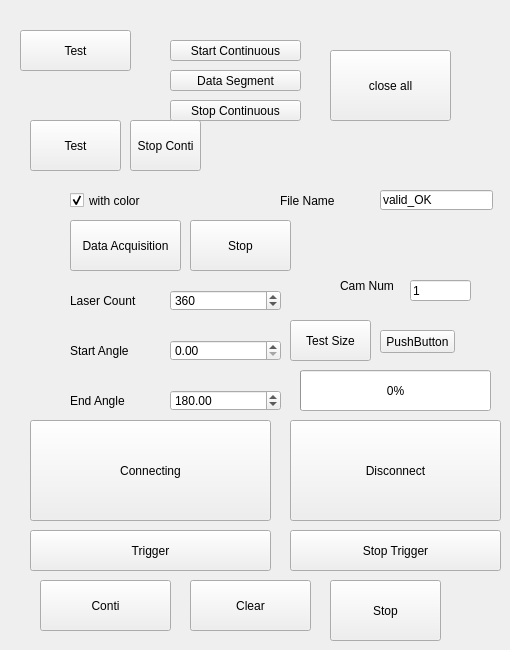
         <widget class="QWidget" name="tab_3">
          <attribute name="title">
           <string>Robot</string>
          </attribute>
          <widget class="QPushButton" name="pushButton_robot_data_acquisition">
           <property name="geometry">
            <rect>
             <x>70</x>
             <y>220</y>
             <width>111</width>
             <height>51</height>
            </rect>
           </property>
           <property name="text">
            <string>Data Acquisition</string>
           </property>
          </widget>
          <widget class="QLabel" name="label_robot_laser_count">
           <property name="geometry">
            <rect>
             <x>70</x>
             <y>280</y>
             <width>101</width>
             <height>41</height>
            </rect>
           </property>
           <property name="text">
            <string>Laser Count</string>
           </property>
          </widget>
          <widget class="QLabel" name="label_robot_startangle">
           <property name="geometry">
            <rect>
             <x>70</x>
             <y>330</y>
             <width>101</width>
             <height>41</height>
            </rect>
           </property>
           <property name="text">
            <string>Start Angle</string>
           </property>
          </widget>
          <widget class="QLabel" name="label_robot_startangle_2">
           <property name="geometry">
            <rect>
             <x>70</x>
             <y>380</y>
             <width>101</width>
             <height>41</height>
            </rect>
           </property>
           <property name="text">
            <string>End Angle</string>
           </property>
          </widget>
          <widget class="QLineEdit" name="lineEdit_robot_filename">
           <property name="geometry">
            <rect>
             <x>380</x>
             <y>190</y>
             <width>113</width>
             <height>20</height>
            </rect>
           </property>
           <property name="text">
            <string>valid_OK</string>
           </property>
          </widget>
          <widget class="QLabel" name="label_robot_filename">
           <property name="geometry">
            <rect>
             <x>280</x>
             <y>180</y>
             <width>101</width>
             <height>41</height>
            </rect>
           </property>
           <property name="text">
            <string>File Name</string>
           </property>
          </widget>
          <widget class="QDoubleSpinBox" name="doubleSpinBox_robot_laser_count">
           <property name="geometry">
            <rect>
             <x>170</x>
             <y>290</y>
             <width>111</width>
             <height>21</height>
            </rect>
           </property>
           <property name="decimals">
            <number>0</number>
           </property>
           <property name="minimum">
            <double>1.000000000000000</double>
           </property>
           <property name="maximum">
            <double>5000.000000000000000</double>
           </property>
           <property name="singleStep">
            <double>0.100000000000000</double>
           </property>
           <property name="value">
            <double>360.000000000000000</double>
           </property>
          </widget>
          <widget class="QDoubleSpinBox" name="doubleSpinBox_robot_startangle">
           <property name="geometry">
            <rect>
             <x>170</x>
             <y>340</y>
             <width>111</width>
             <height>21</height>
            </rect>
           </property>
           <property name="minimum">
            <double>0.000000000000000</double>
           </property>
           <property name="maximum">
            <double>360.000000000000000</double>
           </property>
           <property name="singleStep">
            <double>0.100000000000000</double>
           </property>
           <property name="value">
            <double>0.000000000000000</double>
           </property>
          </widget>
          <widget class="QDoubleSpinBox" name="doubleSpinBox_robot_endangle">
           <property name="geometry">
            <rect>
             <x>170</x>
             <y>390</y>
             <width>111</width>
             <height>21</height>
            </rect>
           </property>
           <property name="minimum">
            <double>0.000000000000000</double>
           </property>
           <property name="maximum">
            <double>360.000000000000000</double>
           </property>
           <property name="singleStep">
            <double>0.100000000000000</double>
           </property>
           <property name="value">
            <double>180.000000000000000</double>
           </property>
          </widget>
          <widget class="QPushButton" name="pushButton">
           <property name="geometry">
            <rect>
             <x>380</x>
             <y>330</y>
             <width>75</width>
             <height>23</height>
            </rect>
           </property>
           <property name="text">
            <string>PushButton</string>
           </property>
          </widget>
          <widget class="QPushButton" name="pushButton_2">
           <property name="geometry">
            <rect>
             <x>20</x>
             <y>30</y>
             <width>111</width>
             <height>41</height>
            </rect>
           </property>
           <property name="text">
            <string>Test</string>
           </property>
          </widget>
          <widget class="QPushButton" name="pushButton_robot_stop">
           <property name="geometry">
            <rect>
             <x>190</x>
             <y>220</y>
             <width>101</width>
             <height>51</height>
            </rect>
           </property>
           <property name="text">
            <string>Stop</string>
           </property>
          </widget>
          <widget class="QCheckBox" name="checkBox_robot_withcolor">
           <property name="geometry">
            <rect>
             <x>70</x>
             <y>190</y>
             <width>81</width>
             <height>21</height>
            </rect>
           </property>
           <property name="text">
            <string>with color</string>
           </property>
           <property name="checked">
            <bool>true</bool>
           </property>
          </widget>
          <widget class="QPushButton" name="pushButton_3">
           <property name="geometry">
            <rect>
             <x>130</x>
             <y>120</y>
             <width>71</width>
             <height>51</height>
            </rect>
           </property>
           <property name="text">
            <string>Stop Conti</string>
           </property>
          </widget>
          <widget class="QPushButton" name="pushButton_4">
           <property name="geometry">
            <rect>
             <x>170</x>
             <y>40</y>
             <width>131</width>
             <height>21</height>
            </rect>
           </property>
           <property name="text">
            <string>Start Continuous</string>
           </property>
          </widget>
          <widget class="QPushButton" name="pushButton_5">
           <property name="geometry">
            <rect>
             <x>170</x>
             <y>100</y>
             <width>131</width>
             <height>21</height>
            </rect>
           </property>
           <property name="text">
            <string>Stop Continuous</string>
           </property>
          </widget>
          <widget class="QPushButton" name="pushButton_6">
           <property name="geometry">
            <rect>
             <x>170</x>
             <y>70</y>
             <width>131</width>
             <height>21</height>
            </rect>
           </property>
           <property name="text">
            <string>Data Segment</string>
           </property>
          </widget>
          <widget class="QPushButton" name="pushButton_7">
           <property name="geometry">
            <rect>
             <x>40</x>
             <y>580</y>
             <width>131</width>
             <height>51</height>
            </rect>
           </property>
           <property name="text">
            <string>Conti</string>
           </property>
          </widget>
          <widget class="QPushButton" name="pushButton_8">
           <property name="geometry">
            <rect>
             <x>190</x>
             <y>580</y>
             <width>121</width>
             <height>51</height>
            </rect>
           </property>
           <property name="text">
            <string>Clear</string>
           </property>
          </widget>
          <widget class="QPushButton" name="pushButton_9">
           <property name="geometry">
            <rect>
             <x>330</x>
             <y>580</y>
             <width>111</width>
             <height>61</height>
            </rect>
           </property>
           <property name="text">
            <string>Stop</string>
           </property>
          </widget>
          <widget class="QPushButton" name="pushButton_robot_connect">
           <property name="geometry">
            <rect>
             <x>30</x>
             <y>420</y>
             <width>241</width>
             <height>101</height>
            </rect>
           </property>
           <property name="text">
            <string>Connecting</string>
           </property>
           <property name="checkable">
            <bool>false</bool>
           </property>
           <property name="checked">
            <bool>false</bool>
           </property>
          </widget>
          <widget class="QPushButton" name="pushButton_robot_disconnect">
           <property name="geometry">
            <rect>
             <x>290</x>
             <y>420</y>
             <width>211</width>
             <height>101</height>
            </rect>
           </property>
           <property name="text">
            <string>Disconnect</string>
           </property>
          </widget>
          <widget class="QPushButton" name="pushButton_robot_closeall">
           <property name="geometry">
            <rect>
             <x>330</x>
             <y>50</y>
             <width>121</width>
             <height>71</height>
            </rect>
           </property>
           <property name="text">
            <string>close all</string>
           </property>
          </widget>
          <widget class="QProgressBar" name="progressBar_robot">
           <property name="geometry">
            <rect>
             <x>300</x>
             <y>370</y>
             <width>191</width>
             <height>41</height>
            </rect>
           </property>
           <property name="value">
            <number>0</number>
           </property>
          </widget>
          <widget class="QLineEdit" name="lineEdit_robot_camera_num">
           <property name="geometry">
            <rect>
             <x>410</x>
             <y>280</y>
             <width>61</width>
             <height>21</height>
            </rect>
           </property>
           <property name="text">
            <string>1</string>
           </property>
          </widget>
          <widget class="QLabel" name="label_robot_camera_num">
           <property name="geometry">
            <rect>
             <x>340</x>
             <y>270</y>
             <width>61</width>
             <height>31</height>
            </rect>
           </property>
           <property name="text">
            <string>Cam Num</string>
           </property>
          </widget>
          <widget class="QPushButton" name="pushButton_robot_trigger">
           <property name="geometry">
            <rect>
             <x>30</x>
             <y>530</y>
             <width>241</width>
             <height>41</height>
            </rect>
           </property>
           <property name="text">
            <string>Trigger</string>
           </property>
          </widget>
          <widget class="QPushButton" name="pushButton_robot_stoptrigger">
           <property name="geometry">
            <rect>
             <x>290</x>
             <y>530</y>
             <width>211</width>
             <height>41</height>
            </rect>
           </property>
           <property name="text">
            <string>Stop Trigger</string>
           </property>
          </widget>
          <widget class="QPushButton" name="pushButton_10">
           <property name="geometry">
            <rect>
             <x>30</x>
             <y>120</y>
             <width>91</width>
             <height>51</height>
            </rect>
           </property>
           <property name="text">
            <string>Test</string>
           </property>
          </widget>
          <widget class="QPushButton" name="pushButton_robot_test">
           <property name="geometry">
            <rect>
             <x>290</x>
             <y>320</y>
             <width>81</width>
             <height>41</height>
            </rect>
           </property>
           <property name="text">
            <string>Test Size</string>
           </property>
          </widget>
         </widget>
